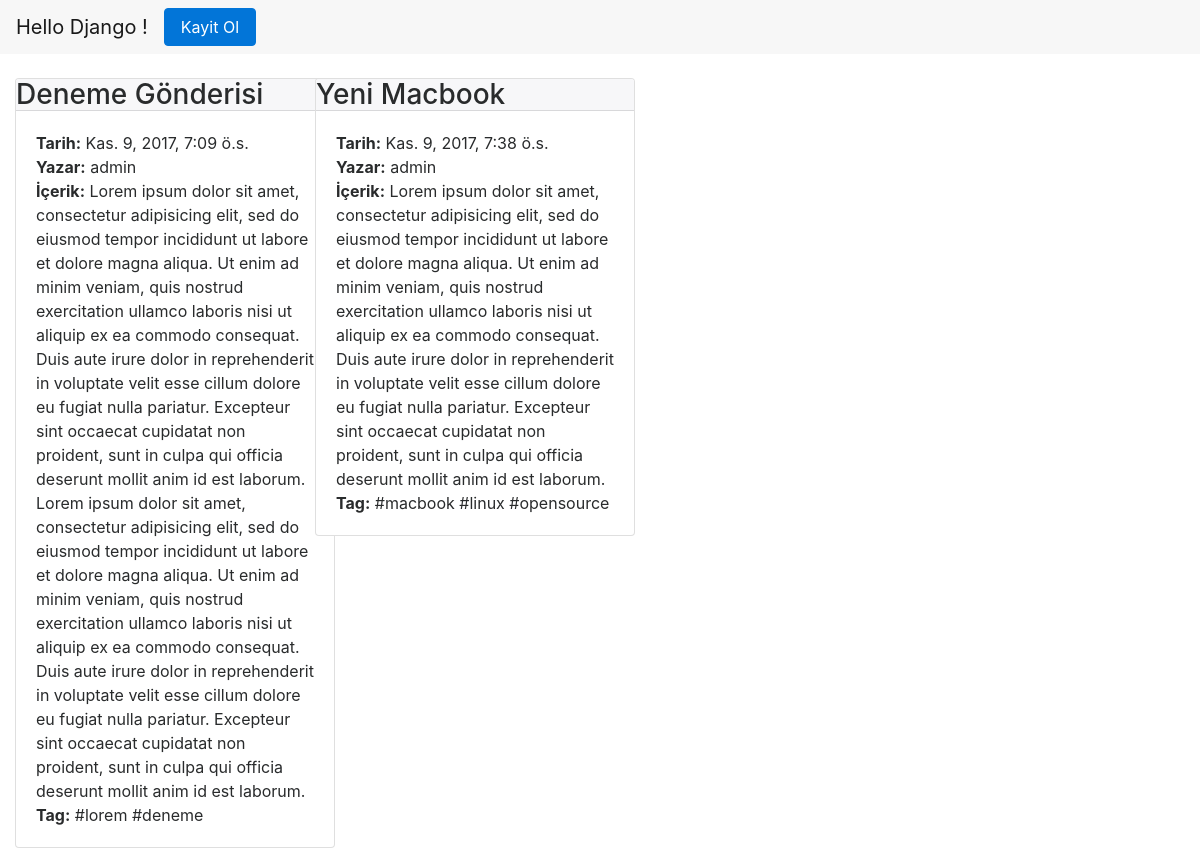
The app's page /, older data.
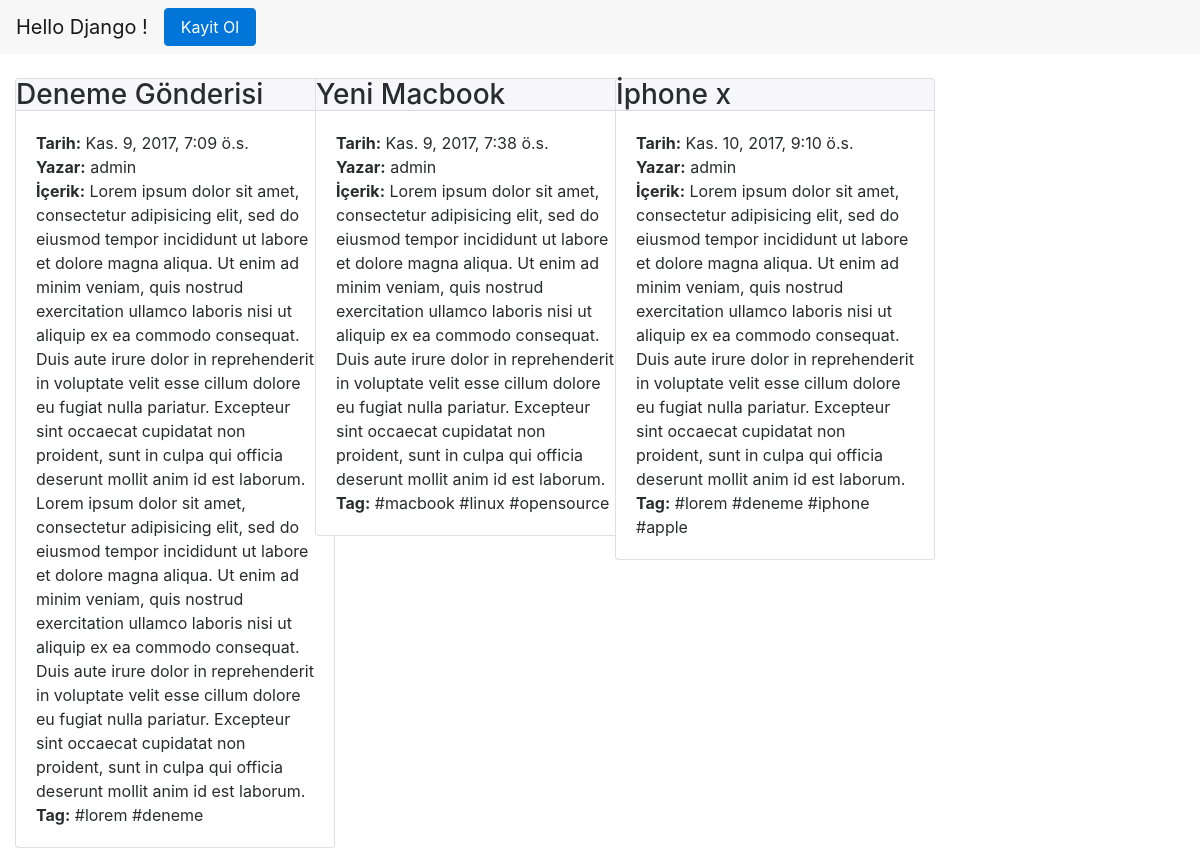
The same page, newer data.
### FirstApplication/models.py (models this page shows, shortened)
class Gonderi(models.Model):
    baslik = models.CharField(max_length=200)
    icerik = models.TextField()
    yazar = models.ForeignKey('auth.User')
    y_tarihi = models.DateTimeField(blank=True, null=True)
    tag = models.CharField(max_length=300, blank=True, null=True)

### FirstApplication/views.py (the view)
# urls.py: url(r'^$',views.AnasayfaSayfaGorunumu.as_view()),
class AnasayfaSayfaGorunumu(TemplateView):
    def get(self, request, **kwargs):
        gonderiler= Gonderi.objects.filter(y_tarihi__lte=timezone.now()).order_by('y_tarihi')
        return render(request,'index.html', {'gonderiler':gonderiler} )

### FirstApplication/templates/index.html (shortened to what this page needs)
{% load staticfiles %}
<!DOCTYPE html>
<html lang="en">
<head>
    <link rel="stylesheet" href="{% static 'stylesheets/bootstrap.css' %}">
    <link rel="stylesheet" href="{% static 'stylesheets/font-awesome.min.css' %}">
</head>
<body>
    <nav class="navbar navbar-toggleable-md navbar-light bg-faded">
        <a class="navbar-brand" href="#">Hello Django !</a>
        <a class="btn btn-primary" href="/register">Kayit Ol</a>
    </nav>
    <br>
    <div class="col-xl-12 col-lg-12 col-md-12 col-sm-12 col-xs-12">
        <div class="row">
            {% for veri in gonderiler %}
                <div class="col-xl-3 col-lg-3 col-md-3 col-sm-12 col-xs-12">
                    <div class="card" style="width: 20rem;">
                        <div class="card-header p-0">
                            <b class="card-title h3">{{ veri.baslik }}</b>
                        </div>
                        <div class="card-block">
                            <span> <b>Tarih:</b> {{ veri.y_tarihi }}</span><br>
                            <span> <b>Yazar:</b> {{ veri.yazar }}</span><br>
                            <span> <b>İçerik:</b> {{ veri.icerik }} </span><br>
                            <span> <b>Tag:</b> {{ veri.tag }} </span>
                        </div>
                    </div>
                </div>
            {% endfor %}
        </div>
    </div>
</body>
</html>

Row changes from the older to the newer data that the page shows:
added Gonderi: baslik "İphone x", y_tarihi "Kas. 10, 2017, 9:10 ö.s.", yazar "admin", icerik "Lorem ipsum dolor sit amet, consectetur adipisicing elit, sed do eiusmod tempor incididunt ut labore et dolore magna aliqua. Ut enim ad minim veniam, quis nostrud exercitation ullamco laboris nisi ut aliquip ex ea commodo consequat. Duis aute irure dolor in reprehenderit in voluptate velit esse cillum dolore eu fugiat nulla pariatur. Excepteur sint occaecat cupidatat non proident, sunt in culpa qui officia deserunt mollit anim id est laborum.", tag "#lorem #deneme #iphone #apple"
